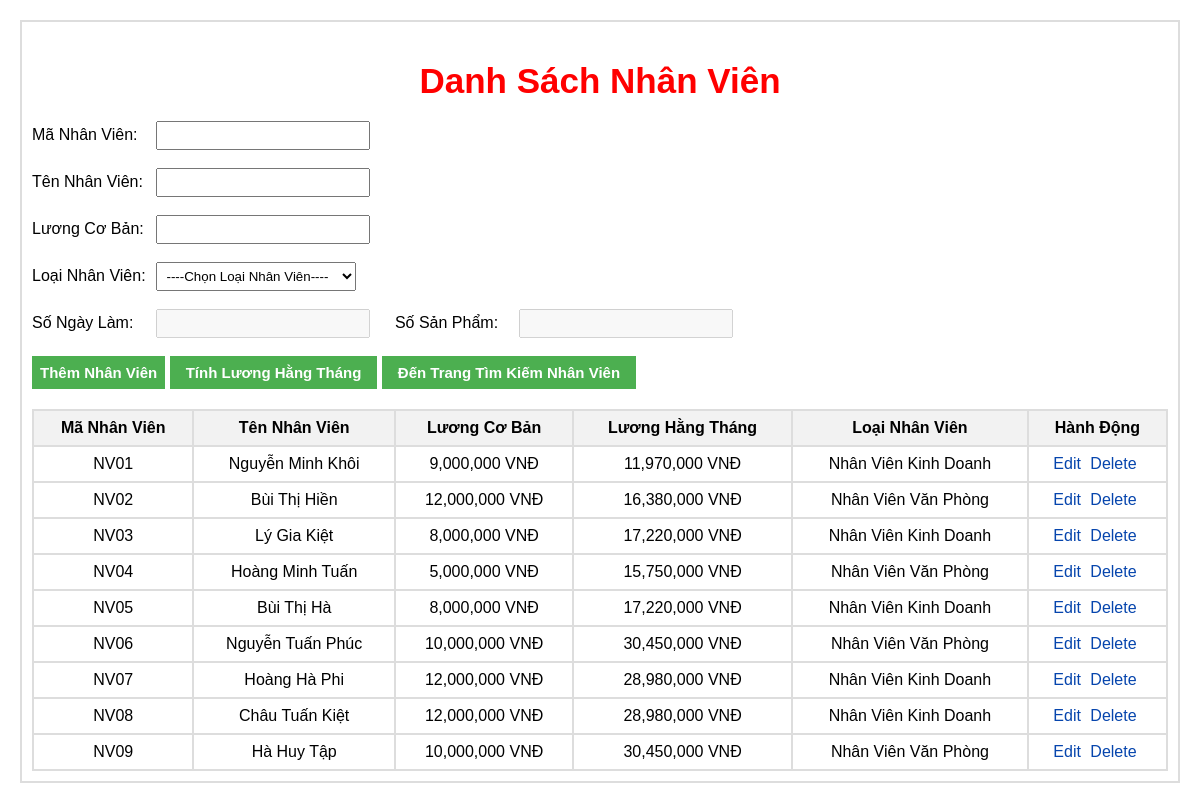
The page /danhsachNV/ on the database its author committed.
### QLNhanVien/models.py (models this page shows, shortened)
class NhanVien(models.Model):
    MaNV = models.TextField(primary_key=True)
    LoaiNV_id = models.ForeignKey(LoaiNV, default=None, on_delete=models.CASCADE)
    SoNgayLam = models.IntegerField(null=False)
    SoSanPham = models.IntegerField(null=False)
    Hoten = models.TextField(max_length=50, null=False)
    Luongcoban = models.BigIntegerField(null=False)
    Luonghangthang = models.BigIntegerField(default=0, blank=True, null=True)

class LoaiNV(models.Model):
    LoaiNV_id = models.AutoField(primary_key=True)
    Name = models.CharField(max_length=50, null=False)

### QLNhanVien/views.py (the view)
# urls.py: path('danhsachNV/', views.Danhsach_NV, name='List_nhanvien'),
def Danhsach_NV(request):
    DS_NhanVien = NhanVien_model.objects.all()
    DS_LoaiNV = LoaiNV_model.objects.all()
    return render(request, 'danhsachNV.html', {'dsNhanVien': DS_NhanVien, 'dsLoaiNV': DS_LoaiNV})

### QLNhanVien/templates/danhsachNV.html (shortened to what this page needs)
{% load humanize %}
<!DOCTYPE html>
<html lang="en">
<head>
</head>
<body>
    <div class="container">
        <h2>Danh Sách Nhân Viên</h2>
        <div class="input-form">
            <form method="POST" action="{% url 'create' %}">
                <label for="MaNV">Mã Nhân Viên:</label>
                <input type="text" name="MaNV" id="MaNV" required>
                <br><br>
                <label for="Hoten">Tên Nhân Viên:</label>
                <input type="text" name="Hoten" id="Hoten" required>
                <br><br>
                <label for="Luongcoban">Lương Cơ Bản:</label>
                <input type="number" name="Luongcoban" id="Luongcoban" style="width: 200px; padding: 5px;" required>
                <br><br>
                <label for="LoaiNV">Loại Nhân Viên:</label>
                <select name="LoaiNV" id="LoaiNV" required onchange="toggleInputFields()">
                    <option value="">----Chọn Loại Nhân Viên----</option>
                </select>
                <br><br>
                <label for="SoNgayLam">Số Ngày Làm:</label>
                <input type="number" name="SoNgayLam" id="SoNgayLam" style="width: 200px; padding: 5px;" disabled required>
                <span class="label-spacing">
                  <label for="SoSanPhamBan">Số Sản Phẩm:</label>
                  <input type="number" name="SoSanPhamBan" id="SoSanPhamBan" style="width: 200px; padding: 5px;" disabled required>
                </span>
                <br><br>
                <button type="submit">Thêm Nhân Viên</button>
                <button type="submit"><a href="{% url 'Tinhluong' %}">Tính Lương Hằng Tháng</a></button>
                <button type="submit"><a href="{% url 'Timkiem_nhanvien' %}">Đến Trang Tìm Kiếm Nhân Viên</a></button>
            </form>
        </div>
        <table>
            <thead>
                <tr>
                    <th>Mã Nhân Viên</th>
                    <th>Tên Nhân Viên</th>
                    <th>Lương Cơ Bản</th>
                    <th>Lương Hằng Tháng</th>
                    <th>Loại Nhân Viên</th>
                    <th>Hành Động</th>
                </tr>
            </thead>
            <tbody>
                {% for nhanvien in dsNhanVien %}
                    <tr>
                        <td>{{ nhanvien.MaNV }}</td>
                        <td>{{ nhanvien.Hoten }}</td>
                        <td>{{ nhanvien.Luongcoban|intcomma }} VNĐ</td>
                        <td>{{ nhanvien.Luonghangthang|intcomma }} VNĐ</td>
                        <td>{{ nhanvien.LoaiNV_id.Name }}</td>
                        <td class="employee-actions">
                            <a href="{% url 'update' pk=nhanvien.pk %}">Edit</a>
                            <a href="#" onclick="confirmDelete('{% url 'delete' pk=nhanvien.pk %}')">Delete</a>
                        </td>
                    </tr>
                {% endfor %}
            </tbody>
        </table>
    </div>
</body>
</html>

### QLNhanVien/templates/danhsachNV.html (style rules this page uses)
body { font-family: Arial, sans-serif; margin: 20px; }
.container { max-width: 1200px; margin: 0 auto; border: 2px double #dddddd; padding: 10px; }
h2 { text-align: center; margin-bottom: 20px; font-size: 35px; font-weight: bold; color: red; }
table { border-collapse: collapse; width: 100%; }
th, td { border: 2px solid #dddddd; text-align: center; padding: 8px; }
th { background-color: #f2f2f2; }
.input-form { margin-bottom: 20px; }
.label-spacing { margin-left: 20px; }
.input-form label { display: inline-block; width: 120px; }
.input-form input[type="text"], .input-form select { width: 200px; padding: 5px; }
.input-form button { padding: 8px 8px; font-size: 15px; font-weight: bold; background-color: #4CAF50; color: white; border: none; cursor: pointer; }
.input-form button a { color: white; padding: 8px 8px; font-size: 15px; font-weight: bold; text-decoration: none; }
.employee-actions a { margin-right: 5px; color: #0645AD; text-decoration: none; }

### rows shown on the page
NhanVien: MaNV "NV01", Hoten "Nguyễn Minh Khôi", Luongcoban "9,000,000", Luonghangthang "11,970,000", LoaiNV_id.Name "Nhân Viên Kinh Doanh"
NhanVien: MaNV "NV02", Hoten "Bùi Thị Hiền", Luongcoban "12,000,000", Luonghangthang "16,380,000", LoaiNV_id.Name "Nhân Viên Văn Phòng"
NhanVien: MaNV "NV03", Hoten "Lý Gia Kiệt", Luongcoban "8,000,000", Luonghangthang "17,220,000", LoaiNV_id.Name "Nhân Viên Kinh Doanh"
NhanVien: MaNV "NV04", Hoten "Hoàng Minh Tuấn", Luongcoban "5,000,000", Luonghangthang "15,750,000", LoaiNV_id.Name "Nhân Viên Văn Phòng"
NhanVien: MaNV "NV05", Hoten "Bùi Thị Hà", Luongcoban "8,000,000", Luonghangthang "17,220,000", LoaiNV_id.Name "Nhân Viên Kinh Doanh"
NhanVien: MaNV "NV06", Hoten "Nguyễn Tuấn Phúc", Luongcoban "10,000,000", Luonghangthang "30,450,000", LoaiNV_id.Name "Nhân Viên Văn Phòng"
NhanVien: MaNV "NV07", Hoten "Hoàng Hà Phi", Luongcoban "12,000,000", Luonghangthang "28,980,000", LoaiNV_id.Name "Nhân Viên Kinh Doanh"
NhanVien: MaNV "NV08", Hoten "Châu Tuấn Kiệt", Luongcoban "12,000,000", Luonghangthang "28,980,000", LoaiNV_id.Name "Nhân Viên Kinh Doanh"
NhanVien: MaNV "NV09", Hoten "Hà Huy Tập", Luongcoban "10,000,000", Luonghangthang "30,450,000", LoaiNV_id.Name "Nhân Viên Văn Phòng"
